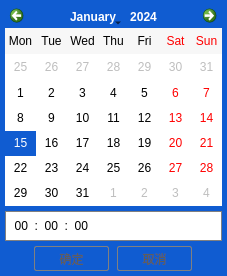
<?xml version="1.0" encoding="UTF-8"?>
<ui version="4.0">
 <class>CustomTimeControl</class>
 <widget class="QWidget" name="CustomTimeControl">
  <property name="geometry">
   <rect>
    <x>0</x>
    <y>0</y>
    <width>227</width>
    <height>276</height>
   </rect>
  </property>
  <property name="sizePolicy">
   <sizepolicy hsizetype="Fixed" vsizetype="Fixed">
    <horstretch>0</horstretch>
    <verstretch>0</verstretch>
   </sizepolicy>
  </property>
  <property name="minimumSize">
   <size>
    <width>227</width>
    <height>276</height>
   </size>
  </property>
  <property name="maximumSize">
   <size>
    <width>227</width>
    <height>276</height>
   </size>
  </property>
  <property name="palette">
   <palette>
    <active>
     <colorrole role="Base">
      <brush brushstyle="SolidPattern">
       <color alpha="255">
        <red>255</red>
        <green>255</green>
        <blue>255</blue>
       </color>
      </brush>
     </colorrole>
     <colorrole role="Window">
      <brush brushstyle="SolidPattern">
       <color alpha="255">
        <red>16</red>
        <green>92</green>
        <blue>209</blue>
       </color>
      </brush>
     </colorrole>
    </active>
    <inactive>
     <colorrole role="Base">
      <brush brushstyle="SolidPattern">
       <color alpha="255">
        <red>255</red>
        <green>255</green>
        <blue>255</blue>
       </color>
      </brush>
     </colorrole>
     <colorrole role="Window">
      <brush brushstyle="SolidPattern">
       <color alpha="255">
        <red>16</red>
        <green>92</green>
        <blue>209</blue>
       </color>
      </brush>
     </colorrole>
    </inactive>
    <disabled>
     <colorrole role="Base">
      <brush brushstyle="SolidPattern">
       <color alpha="255">
        <red>16</red>
        <green>92</green>
        <blue>209</blue>
       </color>
      </brush>
     </colorrole>
     <colorrole role="Window">
      <brush brushstyle="SolidPattern">
       <color alpha="255">
        <red>16</red>
        <green>92</green>
        <blue>209</blue>
       </color>
      </brush>
     </colorrole>
    </disabled>
   </palette>
  </property>
  <property name="windowTitle">
   <string>CustomTimeControl</string>
  </property>
  <layout class="QVBoxLayout" name="verticalLayout">
   <property name="spacing">
    <number>5</number>
   </property>
   <property name="leftMargin">
    <number>5</number>
   </property>
   <property name="topMargin">
    <number>5</number>
   </property>
   <property name="rightMargin">
    <number>5</number>
   </property>
   <property name="bottomMargin">
    <number>5</number>
   </property>
   <item>
    <widget class="QCalendarWidget" name="calendarWidget">
     <property name="palette">
      <palette>
       <active>
        <colorrole role="Highlight">
         <brush brushstyle="SolidPattern">
          <color alpha="255">
           <red>16</red>
           <green>92</green>
           <blue>209</blue>
          </color>
         </brush>
        </colorrole>
       </active>
       <inactive>
        <colorrole role="Highlight">
         <brush brushstyle="SolidPattern">
          <color alpha="255">
           <red>16</red>
           <green>92</green>
           <blue>209</blue>
          </color>
         </brush>
        </colorrole>
       </inactive>
       <disabled>
        <colorrole role="Highlight">
         <brush brushstyle="SolidPattern">
          <color alpha="255">
           <red>51</red>
           <green>153</green>
           <blue>255</blue>
          </color>
         </brush>
        </colorrole>
       </disabled>
      </palette>
     </property>
     <property name="selectionMode">
      <enum>QCalendarWidget::SingleSelection</enum>
     </property>
     <property name="horizontalHeaderFormat">
      <enum>QCalendarWidget::ShortDayNames</enum>
     </property>
     <property name="verticalHeaderFormat">
      <enum>QCalendarWidget::NoVerticalHeader</enum>
     </property>
     <property name="navigationBarVisible">
      <bool>true</bool>
     </property>
    </widget>
   </item>
   <item>
    <layout class="QHBoxLayout" name="horizontalLayout_4">
     <item>
      <widget class="QTimeEdit" name="timeEdit">
       <property name="sizePolicy">
        <sizepolicy hsizetype="Preferred" vsizetype="Fixed">
         <horstretch>0</horstretch>
         <verstretch>0</verstretch>
        </sizepolicy>
       </property>
       <property name="minimumSize">
        <size>
         <width>0</width>
         <height>30</height>
        </size>
       </property>
       <property name="styleSheet">
        <string notr="true">font: 10pt &quot;微软雅黑&quot;;
border: 1px solid gray;</string>
       </property>
       <property name="wrapping">
        <bool>false</bool>
       </property>
       <property name="buttonSymbols">
        <enum>QAbstractSpinBox::NoButtons</enum>
       </property>
       <property name="accelerated">
        <bool>false</bool>
       </property>
       <property name="correctionMode">
        <enum>QAbstractSpinBox::CorrectToPreviousValue</enum>
       </property>
       <property name="showGroupSeparator" stdset="0">
        <bool>false</bool>
       </property>
       <property name="maximumDate">
        <date>
         <year>2000</year>
         <month>1</month>
         <day>1</day>
        </date>
       </property>
       <property name="minimumDate">
        <date>
         <year>2000</year>
         <month>1</month>
         <day>1</day>
        </date>
       </property>
       <property name="currentSection">
        <enum>QDateTimeEdit::NoSection</enum>
       </property>
       <property name="displayFormat">
        <string>  HH  :  mm  :  ss  </string>
       </property>
       <property name="timeSpec">
        <enum>Qt::LocalTime</enum>
       </property>
      </widget>
     </item>
    </layout>
   </item>
   <item>
    <layout class="QHBoxLayout" name="horizontalLayout_3">
     <property name="spacing">
      <number>8</number>
     </property>
     <item>
      <spacer name="horizontalSpacer">
       <property name="orientation">
        <enum>Qt::Horizontal</enum>
       </property>
       <property name="sizeHint" stdset="0">
        <size>
         <width>40</width>
         <height>20</height>
        </size>
       </property>
      </spacer>
     </item>
     <item>
      <widget class="QPushButton" name="surePushButton">
       <property name="minimumSize">
        <size>
         <width>75</width>
         <height>25</height>
        </size>
       </property>
       <property name="maximumSize">
        <size>
         <width>75</width>
         <height>25</height>
        </size>
       </property>
       <property name="focusPolicy">
        <enum>Qt::NoFocus</enum>
       </property>
       <property name="styleSheet">
        <string notr="true">color: rgb(93, 93, 93);
font:  9pt &quot;微软雅黑&quot;;
border-radius: 2px;
border: 1px solid gray;
background: transparent;</string>
       </property>
       <property name="text">
        <string>确定</string>
       </property>
      </widget>
     </item>
     <item>
      <widget class="QPushButton" name="cancelPushButton">
       <property name="minimumSize">
        <size>
         <width>75</width>
         <height>25</height>
        </size>
       </property>
       <property name="maximumSize">
        <size>
         <width>75</width>
         <height>25</height>
        </size>
       </property>
       <property name="focusPolicy">
        <enum>Qt::NoFocus</enum>
       </property>
       <property name="styleSheet">
        <string notr="true">color: rgb(93, 93, 93);
font: 9pt &quot;微软雅黑&quot;;
border-radius: 2px;
border: 1px solid gray;
background:transparent;</string>
       </property>
       <property name="text">
        <string>取消</string>
       </property>
      </widget>
     </item>
     <item>
      <spacer name="horizontalSpacer_2">
       <property name="orientation">
        <enum>Qt::Horizontal</enum>
       </property>
       <property name="sizeHint" stdset="0">
        <size>
         <width>40</width>
         <height>20</height>
        </size>
       </property>
      </spacer>
     </item>
    </layout>
   </item>
  </layout>
 </widget>
 <layoutdefault spacing="6" margin="11"/>
 <resources/>
 <connections/>
</ui>
